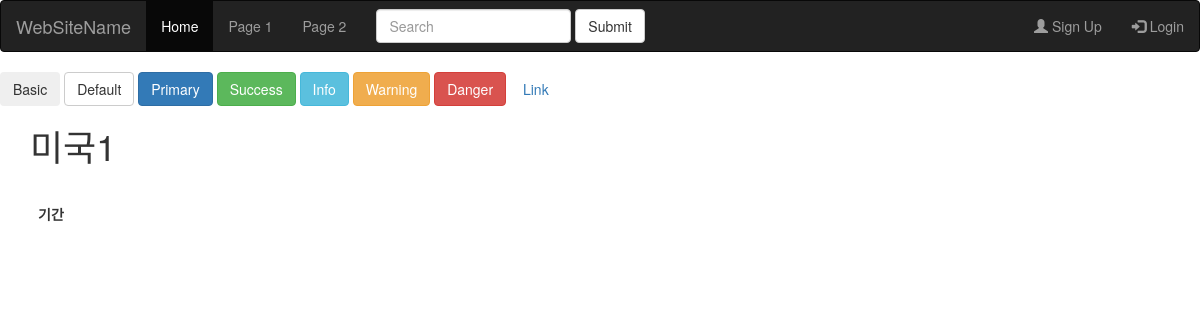
Page /areas/미국1/results/ on the earlier database version.
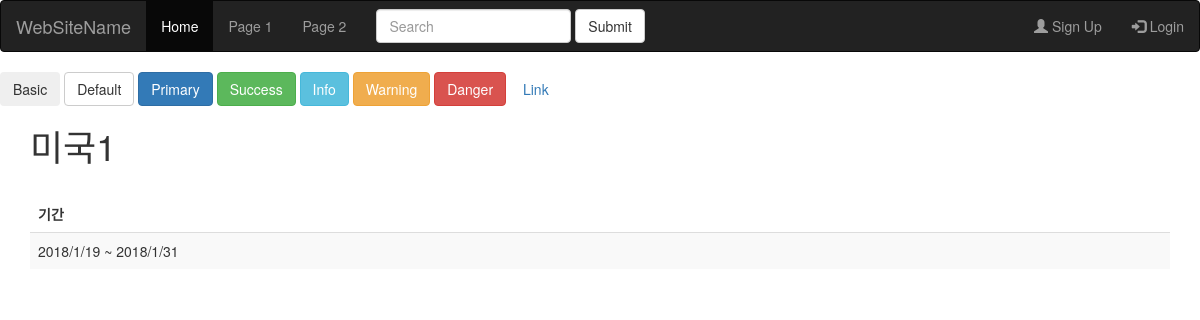
Same page on the later database version.
### elections/models.py (models this page shows, shortened)
class Poll(models.Model):
    start_date = models.DateTimeField()
    end_date = models.DateTimeField()
    area = models.CharField(max_length=15)

### elections/views.py (the view, shortened to what this page needs)
# urls.py: path('areas/<str:area>/results/', views.results),
def results(request, area):
    candidates = Candidate.objects.filter(area=area)
    polls = Poll.objects.filter(area=area)
    poll_result = []
    for poll in polls:
        result = {}
        result['start_date'] = poll.start_date
        result['end_date'] = poll.end_date
        total_votes = Choice.objects.filter(poll_id=poll.id).aggregate(Sum('votes'))
        result['total_votes'] = total_votes['votes__sum']
        rates = []
        result['rates'] = rates
        poll_result.append(result)
    context = {'candidates': candidates, 'area': area, 'poll_result': poll_result}
    return render(request, 'elections/result.html', context)

### elections/templates/elections/result.html (shortened to what this page needs)
{% extends "elections/layout.html" %}
{% block content%}
<div class="container">
    <h1>{{area}}</h1>
    <br>
    <table class="table table-striped">
        <thead>
        <tr>
            <td><B>기간</B></td>
        </tr>
        </thead>
        <tbody>
        {% for result in poll_result %}
        <tr>
            <td> {{result.start_date.year}}/{{result.start_date.month}}/{{result.start_date.day}}
                ~ {{result.end_date.year}}/{{result.end_date.month}}/{{result.end_date.day}}
            </td>
        </tr>
        {% endfor %}
    </table>
</div>
{% endblock %}

### elections/templates/elections/layout.html (shortened to what this page needs)
<!doctype html>
<html lang="en">
<head>
    <link rel="stylesheet" href="http://maxcdn.bootstrapcdn.com/bootstrap/3.3.6/css/bootstrap.min.css">
</head>
<body>
<nav class="navbar navbar-inverse">
    <div class="container-fluid">
        <div class="navbar-header">
            <a class="navbar-brand" href="#">WebSiteName</a>
        </div>
        <ul class="nav navbar-nav">
            <li class="active"><a href="#">Home</a></li>
            <li><a href="#">Page 1</a></li>
            <li><a href="#">Page 2</a></li>
        </ul>
        <form class="navbar-form navbar-left" action="/action_page.php">
            <div class="form-group">
                <input type="text" class="form-control" placeholder="Search">
            </div>
            <button type="submit" class="btn btn-default">Submit</button>
        </form>
        <ul class="nav navbar-nav navbar-right">
            <li><a href="#"><span class="glyphicon glyphicon-user"></span> Sign Up</a></li>
            <li><a href="#"><span class="glyphicon glyphicon-log-in"></span> Login</a></li>
        </ul>
    </div>
</nav>
<button type="button" class="btn">Basic</button>
<button type="button" class="btn btn-default">Default</button>
<button type="button" class="btn btn-primary">Primary</button>
<button type="button" class="btn btn-success">Success</button>
<button type="button" class="btn btn-info">Info</button>
<button type="button" class="btn btn-warning">Warning</button>
<button type="button" class="btn btn-danger">Danger</button>
<button type="button" class="btn btn-link">Link</button>
{% block content %}{% endblock %}
</body>
</html>

Differences in the rows shown:
now on this page (row edited): Poll: area "미국1"
Other differences:
{{ area }}: "미국1" → (not shown)
new list line: "2018 / 1 / 19 ~ 2018 / 1 / 31"
